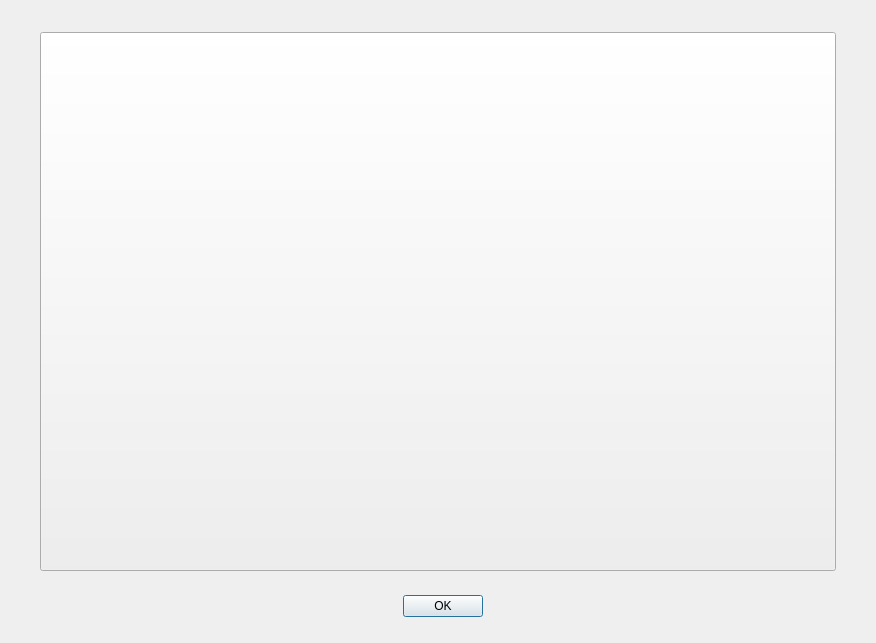
<?xml version="1.0" encoding="UTF-8"?>
<ui version="4.0">
 <class>HintDialog_For_Level3</class>
 <widget class="QDialog" name="HintDialog_For_Level3">
  <property name="geometry">
   <rect>
    <x>0</x>
    <y>0</y>
    <width>876</width>
    <height>643</height>
   </rect>
  </property>
  <property name="windowTitle">
   <string>Dialog</string>
  </property>
  <widget class="QDialogButtonBox" name="buttonBox">
   <property name="geometry">
    <rect>
     <x>393</x>
     <y>590</y>
     <width>90</width>
     <height>32</height>
    </rect>
   </property>
   <property name="orientation">
    <enum>Qt::Horizontal</enum>
   </property>
   <property name="standardButtons">
    <set>QDialogButtonBox::Ok</set>
   </property>
  </widget>
  <widget class="QPushButton" name="buy_new_guppyMom">
   <property name="geometry">
    <rect>
     <x>40</x>
     <y>32</y>
     <width>796</width>
     <height>539</height>
    </rect>
   </property>
   <property name="sizePolicy">
    <sizepolicy hsizetype="Fixed" vsizetype="Fixed">
     <horstretch>0</horstretch>
     <verstretch>0</verstretch>
    </sizepolicy>
   </property>
   <property name="minimumSize">
    <size>
     <width>796</width>
     <height>539</height>
    </size>
   </property>
   <property name="maximumSize">
    <size>
     <width>796</width>
     <height>539</height>
    </size>
   </property>
   <property name="styleSheet">
    <string notr="true">background-image: url(:/image/image/level3_hint.png);</string>
   </property>
   <property name="text">
    <string/>
   </property>
  </widget>
 </widget>
 <resources/>
 <connections>
  <connection>
   <sender>buttonBox</sender>
   <signal>accepted()</signal>
   <receiver>HintDialog_For_Level3</receiver>
   <slot>accept()</slot>
   <hints>
    <hint type="sourcelabel">
     <x>248</x>
     <y>254</y>
    </hint>
    <hint type="destinationlabel">
     <x>157</x>
     <y>274</y>
    </hint>
   </hints>
  </connection>
  <connection>
   <sender>buttonBox</sender>
   <signal>rejected()</signal>
   <receiver>HintDialog_For_Level3</receiver>
   <slot>reject()</slot>
   <hints>
    <hint type="sourcelabel">
     <x>316</x>
     <y>260</y>
    </hint>
    <hint type="destinationlabel">
     <x>286</x>
     <y>274</y>
    </hint>
   </hints>
  </connection>
 </connections>
</ui>
